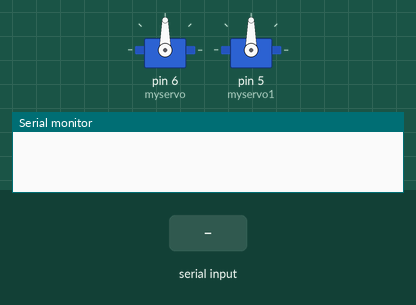
Simulated run of this sketch. Board: Arduino Uno, built with avr-gcc and run on an emulated ATmega328P. Parts: 2 × servo, the last lines printed to the serial monitor. The inputs (shaded band) are chosen by the test bench.

Above: at 1.2 s.
1.3 s: "1" received over Serial
At 1.8 s:
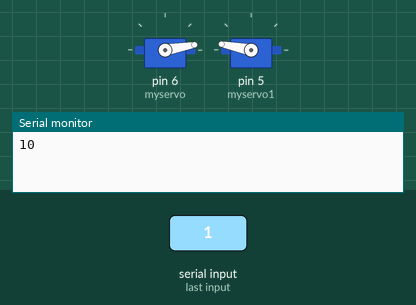
2.8 s: "1" received over Serial
At 4.0 s:
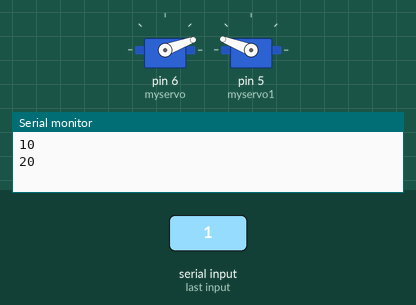
4.3 s: "2" received over Serial
At 5.3 s:
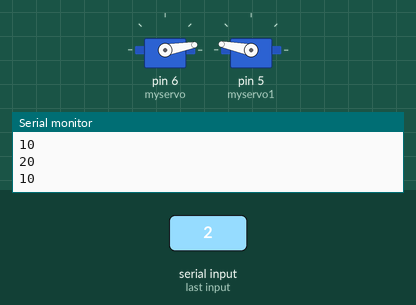
Timing chart, 0 to 7.3 s (numbered marks = the images above; inputs shaded):
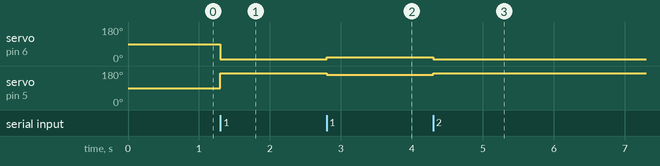

Measured:
- after the input at 1.3 s, servo on pin 6 (myservo): 90° → 10° at once; servo on pin 5 (myservo1): 90° → 169° at once
- after the input at 2.8 s, servo on pin 6 (myservo): 10° → 20° at once; servo on pin 5 (myservo1): 169° → 159° at once
- after the input at 4.3 s, servo on pin 6 (myservo): 20° → 10° at once; servo on pin 5 (myservo1): 159° → 169° at once

The sketch:

servo_seril.ino
```cpp
#include <Servo.h>

Servo myservo;  // create servo object to control a servo
Servo myservo1;
int state;
int potpin = 0;  // analog pin used to connect the potentiometer
int val = 0;    // variable to read the value from the analog pin

void setup()
{
  myservo.attach(6);  // attaches the servo on pin 9 to the servo object
  myservo1.attach(5);
  Serial.begin(115200);
}

void loop()
{
  state = Serial.read();
  val = map(val, 0, 179, 0, 179);

  if (state == '1') {
    if (val<180)
      val = val + 10;
        myservo.write(val);
    Serial.println(val);
  myservo1.write(179-val);
  }
  else if (state == '2') {
    if (val>0)
      val = val - 10;
        myservo.write(val);
    Serial.println(val);
  myservo1.write(179-val);
  }


}
```
